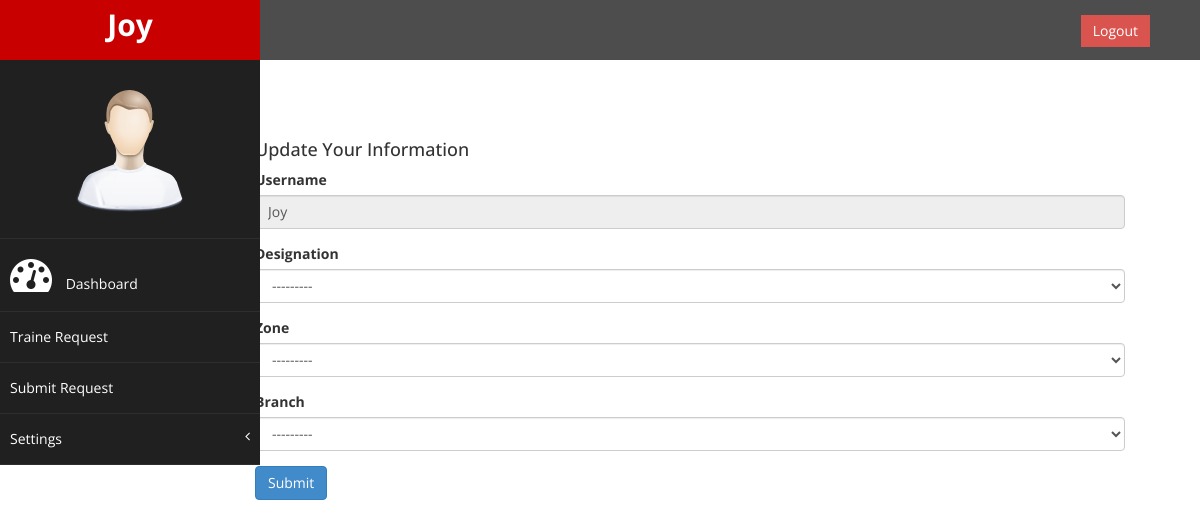
The app's page /user-info/edit/1/rahi/ (signed in) with its own data.
### accounts/models.py (models this page shows, shortened)
class Profile(models.Model):
    user        = models.OneToOneField(User,unique=True,related_name='profile',on_delete=models.CASCADE)
    designation = models.ForeignKey(Designation,blank=True,null=True,on_delete=models.SET_NULL)
    zone        = models.ForeignKey(Zone,blank=True,null=True,on_delete=models.SET_NULL)
    branch      = ChainedForeignKey(Branch,blank=True,null=True,chained_field='zone',chained_model_field='zone',
                                    show_all=False,auto_choose=True,sort=True)
    created     = models.DateTimeField(auto_now_add=True)
    ChangePass  = models.BooleanField(default=False)
    class Meta:
        verbose_name_plural = " Profiles"

### accounts/views.py (the view)
# urls.py: path('user-info/edit/<pk>/<username>/',views.profile_edit,name='profile-edit'),
@login_required()
def profile_edit(request,pk,username):
    if request.method == "POST":
        profile_form = ProfileEditForm(request.POST or None,instance=request.user)
        if profile_form.is_valid():
            profile_form.user = request.user
            profile_form.save()
            return redirect('profile',pk=request.user.pk,username=request.user.username)
    else:
        profile_form = ProfileEditForm(instance=request.user.profile)
    context ={
            'profile_form':profile_form,
        }
    return render(request,'profile_edit.html',context)

### accounts/forms.py
class ProfileEditForm(ModelForm):
    class Meta:
        model = Profile
        fields = ('designation','zone','branch')
    def __init__(self, *args, **kwargs):
        super(ProfileEditForm, self).__init__(*args, **kwargs)
        self.fields['designation'].widget.attrs['class'] = 'form-control'
        self.fields['zone'].widget.attrs['class'] = 'form-control'
        self.fields['branch'].widget.attrs['class'] = 'form-control'

### accounts/models.py (called while the page is built)
    def __str__(self):
        return self.name

    def __str__(self):
        return self.name

    def __str__(self):
        return self.name

### accounts/templates/profile_edit.html (shortened to what this page needs)
{% extends 'base.html' %}
{% block content %}
  <div style="margin-left:20%;margin-top:5%" class="col-md-9 ">
      <h4>Update Your Information</h4>
                        <form role="form" method="post" enctype="multipart/form-data">
                                    <div class="form-group">
                                        <label>Username</label>
                                        <input type="text" value="{{request.user.username}}" class="form-control" readonly disabled>
                                    </div>
                                    <div class="form-group">
                                        <label> Designation</label>
                                        {{ profile_form.designation }}
                                    </div>
                                    <div class="form-group">
                                        <label>Zone</label>
                                        {{ profile_form.zone }}
                                    </div>
                                    <div class="form-group">
                                        <label>Branch</label>
                                        {{ profile_form.branch }}
                                    </div>
                             <button type="submit" class="btn btn-primary">Submit</button>
                                </form>
  </div>
{% endblock content %}

### templates/partails/nav.html (shortened to what this page needs)
{% load static %}
<nav class="navbar navbar-default navbar-cls-top " role="navigation" style="margin-bottom: 0">
    <div class="navbar-header">
        <a class="navbar-brand" href="index.html">{{ user.username }}</a>
    </div>
      <div style="color: white;
        padding: 15px 50px 5px 50px;
        float: right;
        font-size: 16px;"><a href="{% url 'logout' %}" class="btn btn-danger square-btn-adjust">Logout</a>
      </div>
</nav>
<nav class="navbar-default navbar-side" role="navigation">
    <div class="sidebar-collapse">
        {% with request.resolver_match.url_name as url_name %}
        <ul class="nav" id="main-menu">
            <li class="text-center">
                <img src="{% static 'assets/img/find_user.png' %}" class="user-image img-responsive"/>
            </li>
            <li>
                <a class="{% if url_name == 'dashboard' %}active-menu{%endif %}"  href="#"><i class="fa fa-dashboard fa-3x"></i> Dashboard</a>
            </li>
            <li>
                <a class="{% if url_name == 'request_list' %}active-menu{% endif %}" href="{% url 'request_list' %}"> Traine Request</a>
            </li>
            <li>
                <a class="{% if url_name == 'submit_request' %}active-menu{%endif%}" href="{% url 'submit_request' %}"> Submit Request</a>
            </li>
            <li>
                <a class="{% if url_name == 'profile' or url_name == 'change_password' %}active-menu{%endif%}" href="#"> Settings <span class="fa arrow"></span></a>
              </li>
        </ul>
        {% endwith %}
    </div>
</nav>

### static/assets/css/custom.css (style rules this page uses)
body { font-family: 'Open Sans', sans-serif; }
.text-center { text-align:center; }
h4 { padding-top:10px; }
.square-btn-adjust { border: 0px solid transparent; -webkit-border-radius: 0px; -moz-border-radius: 0px; border-radius: 0px; }
.user-image { margin: 25px auto; -webkit-border-radius: 10px; -moz-border-radius: 10px; border-radius: 10px; max-height:170px; max-width:170px; }
.navbar-cls-top .navbar-brand { color: #fff; background: #C90000; width: 260px; text-align: center; height: 60px; font-size: 30px; font-weight: 700; }
.arrow { float: right; }
.fa.arrow:before { content: "\f104"; }
.sidebar-collapse , .sidebar-collapse .nav { background:none; }
.sidebar-collapse .nav { padding:0; }
.sidebar-collapse .nav > li > a { color:#fff; background:#202020; text-shadow:none; }
.sidebar-collapse > .nav > li > a { padding:15px 10px; }
.sidebar-collapse > .nav > li { border-bottom: 1px solid rgba(107, 108, 109, 0.19); }
.navbar-side { border:none; background-color: #202020; }
.navbar-cls-top { background:#4D4D4D; border-bottom:none; }
.navbar-default { border:0px solid black; }
.navbar-header { background: #A70303; }
.nav > li > a > i { margin-right:10px; }
@media (min-width:768px) { .navbar-side { z-index: 1; position: absolute; width: 260px; } }
@media (min-width:768px) { .navbar { border-radius: 0px; } }

### records on screen
Profile: designation "---------", zone "---------", branch "---------"

### other values on screen
{{ user.username }} "Joy"
